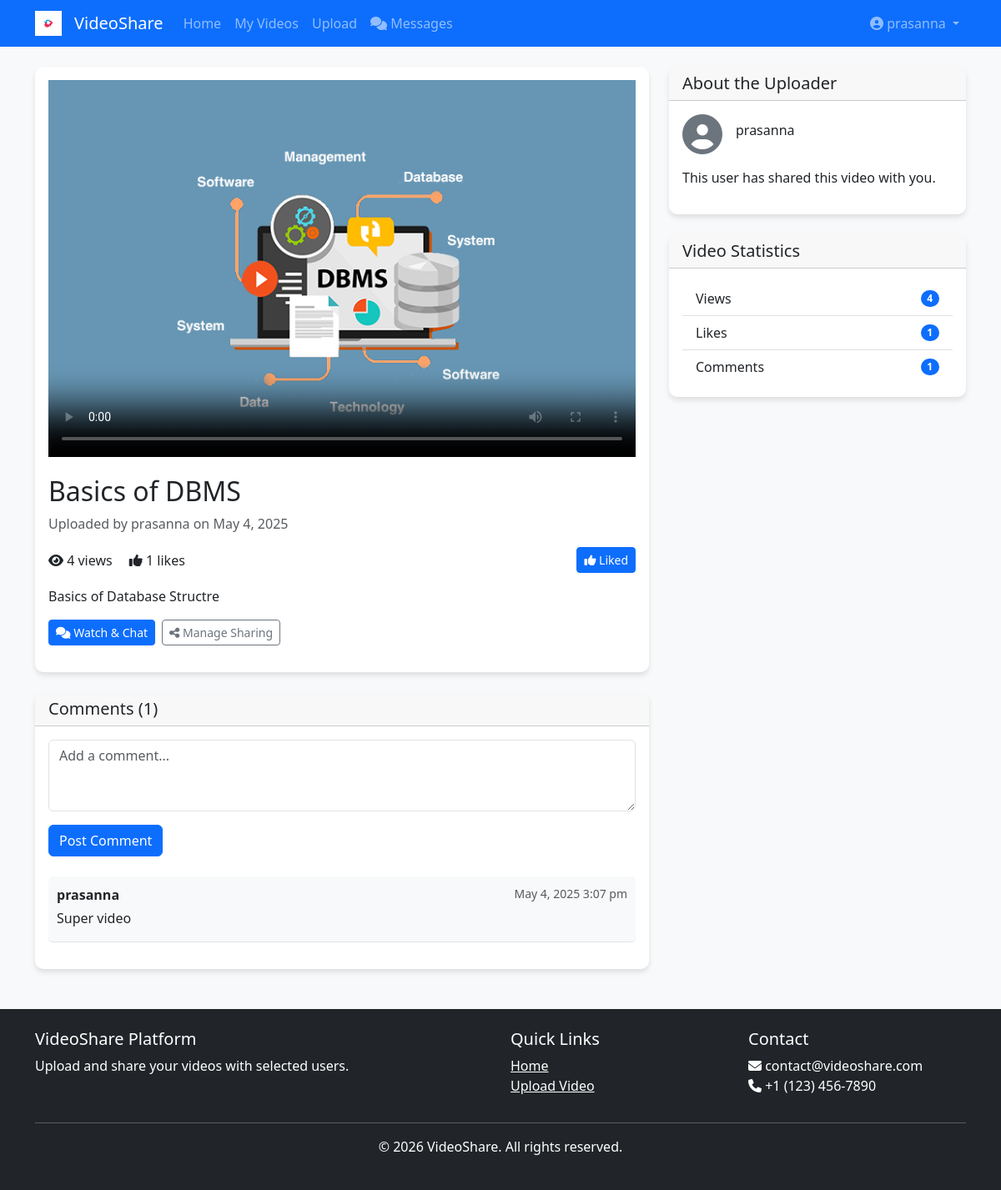
/video.php?id=1 (signed in), run on the app's committed database.
### tables this page shows
CREATE TABLE `videos` (
  `id` int(11) NOT NULL,
  `user_id` int(11) NOT NULL,
  `title` varchar(100) NOT NULL,
  `description` text DEFAULT NULL,
  `file_path` varchar(255) NOT NULL,
  `thumbnail_path` varchar(255) DEFAULT NULL,
  `upload_date` datetime DEFAULT current_timestamp(),
  `views` int(11) DEFAULT 0,
  `is_public` tinyint(1) DEFAULT 0
);

CREATE TABLE `users` (
  `id` int(11) NOT NULL,
  `username` varchar(50) NOT NULL,
  `email` varchar(100) NOT NULL,
  `password` varchar(255) NOT NULL,
  `created_at` datetime DEFAULT current_timestamp()
);

CREATE TABLE `comments` (
  `id` int(11) NOT NULL,
  `video_id` int(11) NOT NULL,
  `user_id` int(11) NOT NULL,
  `comment` text NOT NULL,
  `created_at` datetime DEFAULT current_timestamp()
);

### includes/functions.php (called while the page is built, shortened)
<?php
require_once __DIR__ . '/config.php';
function getVideoById($video_id) {
    global $conn;
    $video_id = (int)$video_id;
    $sql = "SELECT v.*, u.username, u.created_at as user_created_at
            FROM videos v
            JOIN users u ON v.user_id = u.id
            WHERE v.id = '$video_id'";
    $result = $conn->query($sql);
    if ($result->num_rows == 1) {
        return $result->fetch_assoc();
    }
    return null;
}
function getVideoLikesCount($video_id) {
    global $conn;
    $video_id = (int)$video_id;
    $sql = "SELECT COUNT(*) as like_count FROM likes WHERE video_id = '$video_id'";
    $result = $conn->query($sql);
    return $result->fetch_assoc()['like_count'];
}
function hasUserLikedVideo($user_id, $video_id) {
    global $conn;
    $video_id = (int)$video_id;
    $user_id = (int)$user_id;
    $sql = "SELECT 1 FROM likes WHERE video_id = '$video_id' AND user_id = '$user_id'";
    $result = $conn->query($sql);
    return $result->num_rows > 0;
}
function getVideoComments($video_id) {
    global $conn;
    $video_id = (int)$video_id;
    $sql = "SELECT c.*, u.username
            FROM comments c
            JOIN users u ON c.user_id = u.id
            WHERE c.video_id = '$video_id'
            ORDER BY c.created_at DESC";
    $result = $conn->query($sql);
    $comments = [];
    if ($result->num_rows > 0) {
        while ($row = $result->fetch_assoc()) {
            $comments[] = $row;
        }
    }
    return $comments;
}
function incrementVideoViews($video_id) {
    $video_id = (int)$video_id;
}
function isLoggedIn() {
    return isset($_SESSION['user_id']);
}
function getUserId() {
    return isLoggedIn() ? $_SESSION['user_id'] : null;
}
?>

### video.php (the view, shortened to what this page needs)
<?php
require_once 'includes/config.php';
require_once 'includes/functions.php';
$video_id = (int)$_GET['id'];
$video = getVideoById($video_id);
$comments = getVideoComments($video_id);
$like_count = getVideoLikesCount($video_id);
$user_liked = isLoggedIn() ? hasUserLikedVideo(getUserId(), $video_id) : false;
require_once 'includes/header.php';
?>
<div class="row">
    <div class="col-md-8">
        <div class="card mb-4">
            <div class="card-body">
                <video controls class="w-100" poster="<?php echo THUMBNAIL_UPLOAD_PATH . $video['thumbnail_path']; ?>">
                    <source src="<?php echo VIDEO_UPLOAD_PATH . $video['file_path']; ?>" type="video/mp4">
                </video>
                <h2 class="mt-3"><?php echo htmlspecialchars($video['title']); ?></h2>
                <p class="text-muted">Uploaded by <?php echo htmlspecialchars($video['username']); ?> on <?php echo date('F j, Y', strtotime($video['upload_date'])); ?></p>
                <div class="d-flex justify-content-between align-items-center mb-3">
                    <div>
                        <span class="me-3"><i class="fas fa-eye"></i> <?php echo $video['views']; ?> views</span>
                        <span id="like-count"><i class="fas fa-thumbs-up"></i> <?php echo $like_count; ?> likes</span>
                    </div>
                    <?php if (isLoggedIn()): ?>
                    <button id="like-button" class="btn btn-sm <?php echo $user_liked ? 'btn-primary' : 'btn-outline-primary'; ?>">
                        <i class="fas fa-thumbs-up"></i> <?php echo $user_liked ? 'Liked' : 'Like'; ?>
                    </button>
                    <?php endif; ?>
                </div>
                <div class="mb-3">
                    <p><?php echo nl2br(htmlspecialchars($video['description'])); ?></p>
                </div>
                <?php if (isLoggedIn()): ?>
                <div class="mb-3 d-flex flex-wrap gap-2">
                    <a href="chat.php?mode=video&amp;video_id=<?php echo (int)$video['id']; ?>" class="btn btn-sm btn-primary"><i class="fas fa-comments"></i> Watch &amp; Chat</a>
                <?php if ((int)$video['user_id'] === (int)getUserId()): ?>
                    <a href="share-video.php?id=<?php echo $video['id']; ?>" class="btn btn-sm btn-outline-secondary">
                        <i class="fas fa-share-alt"></i> Manage Sharing
                    </a>
                <?php endif; ?>
                </div>
                <?php endif; ?>
            </div>
        </div>
        <div class="card">
            <div class="card-header">
                <h5 class="mb-0">Comments (<?php echo count($comments); ?>)</h5>
            </div>
            <div class="card-body">
                <?php if (isLoggedIn()): ?>
                <form method="POST" class="mb-4">
                    <div class="mb-3">
                        <textarea class="form-control" name="comment" rows="3" placeholder="Add a comment..." required></textarea>
                    </div>
                    <button type="submit" class="btn btn-primary">Post Comment</button>
                </form>
                <?php else: ?>
                <div class="alert alert-info">
                    <a href="login.php">Login</a> to post a comment.
                </div>
                <?php endif; ?>
                <div class="comments-list">
                    <?php if (empty($comments)): ?>
                    <p class="text-muted">No comments yet. Be the first to comment!</p>
                    <?php else: ?>
                    <?php foreach ($comments as $comment): ?>
                    <div class="comment mb-3 pb-3 border-bottom">
                        <div class="d-flex justify-content-between">
                            <strong><?php echo htmlspecialchars($comment['username']); ?></strong>
                            <small class="text-muted"><?php echo date('M j, Y g:i a', strtotime($comment['created_at'])); ?></small>
                        </div>
                        <p class="mb-0 mt-1"><?php echo nl2br(htmlspecialchars($comment['comment'])); ?></p>
                    </div>
                    <?php endforeach; ?>
                    <?php endif; ?>
                </div>
            </div>
        </div>
    </div>
    <div class="col-md-4">
        <div class="card mb-4">
            <div class="card-header">
                <h5 class="mb-0">About the Uploader</h5>
            </div>
            <div class="card-body">
                <div class="d-flex align-items-center mb-3">
                    <div class="flex-shrink-0">
                        <i class="fas fa-user-circle fa-3x text-secondary"></i>
                    </div>
                    <div class="flex-grow-1 ms-3">
                        <h6><?php echo htmlspecialchars($video['username']); ?></h6>
                    </div>
                </div>
                <p>This user has shared this video with you.</p>
            </div>
        </div>
        <?php if ($video['user_id'] == getUserId()): ?>
        <div class="card mb-4">
            <div class="card-header">
                <h5 class="mb-0">Video Statistics</h5>
            </div>
            <div class="card-body">
                <ul class="list-group list-group-flush">
                    <li class="list-group-item d-flex justify-content-between align-items-center">
                        Views
                        <span class="badge bg-primary rounded-pill"><?php echo $video['views']; ?></span>
                    </li>
                    <li class="list-group-item d-flex justify-content-between align-items-center">
                        Likes
                        <span class="badge bg-primary rounded-pill" id="sidebar-like-count"><?php echo $like_count; ?></span>
                    </li>
                    <li class="list-group-item d-flex justify-content-between align-items-center">
                        Comments
                        <span class="badge bg-primary rounded-pill"><?php echo count($comments); ?></span>
                    </li>
                </ul>
            </div>
        </div>
        <?php endif; ?>
    </div>
</div>
<?php
require_once 'includes/footer.php';
?>

### assets/css/styles.css (style rules this page uses)
body { font-family: 'Segoe UI', Tahoma, Geneva, Verdana, sans-serif; background-color: #f8f9fa; }
.card { transition: transform 0.3s ease, box-shadow 0.3s ease; border: none; border-radius: 10px; overflow: hidden; box-shadow: 0 4px 6px rgba(0, 0, 0, 0.1); }
.comment { padding: 10px; border-radius: 5px; background-color: #f8f9fa; }

### data on the page
videos: title "Basics of DBMS", user.username "prasanna", upload_date "May 4, 2025", views "4", description "Basics of Database Structre"
comments: user.username "prasanna", created_at "May 4, 2025 3:07 pm", comment "Super video"

### other printed values
$_SESSION['username'] "prasanna"
$like_count "1"
count($comments) "1"
